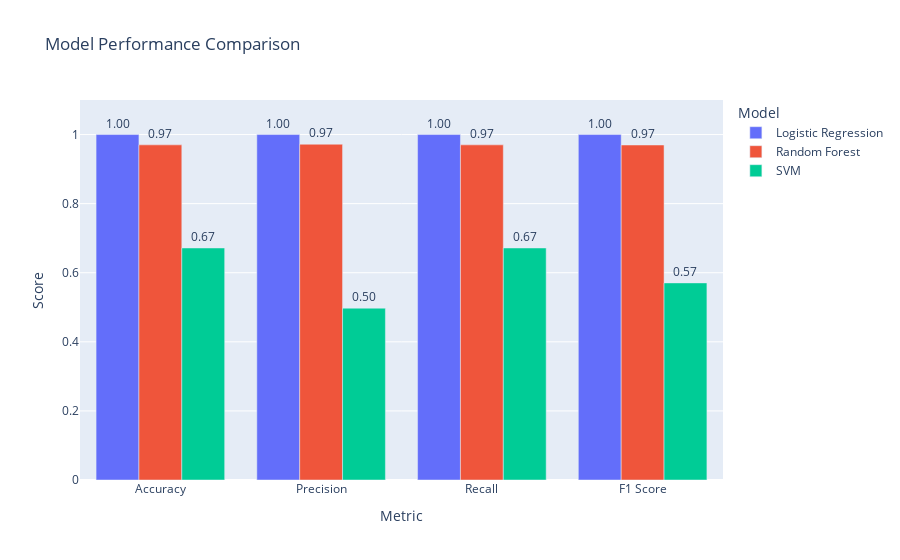

The notebook cell saved with this chart:
### Code cell
# Visualize model comparison with an interactive bar chart
# This makes it easy to compare how each model performs across all metrics
import plotly.express as px

# Reset index to use Model as a column for plotting
df_plot = df_metrics.reset_index().melt(id_vars='Model', var_name='Metric', value_name='Score')

fig = px.bar(
    df_plot, 
    x='Metric', 
    y='Score', 
    color='Model',
    barmode='group',
    title='Model Performance Comparison',
    text='Score'
)
fig.update_traces(texttemplate='%{text:.2f}', textposition='outside')
fig.update_layout(yaxis_range=[0, 1.1])
fig.show()

### Figure 1 — Plotly figure (JSON) as saved in the notebook; plotly's stock layout.template omitted (floating-point values rounded to 4 significant figures)
{"data": [{"alignmentgroup": "True", "hovertemplate": "Model=Logistic Regression<br>Metric=%{x}<br>Score=%{text}<extra></extra>", "legendgroup": "Logistic Regression", "marker": {"color": "#636efa", "pattern": {"shape": ""}}, "name": "Logistic Regression", "offsetgroup": "Logistic Regression", "orientation": "v", "showlegend": true, "text": [1.0, 1.0, 1.0, 1.0], "textposition": "outside", "texttemplate": "%{text:.2f}", "type": "bar", "x": ["Accuracy", "Precision", "Recall", "F1 Score"], "xaxis": "x", "y": [1.0, 1.0, 1.0, 1.0], "yaxis": "y"}, {"alignmentgroup": "True", "hovertemplate": "Model=Random Forest<br>Metric=%{x}<br>Score=%{text}<extra></extra>", "legendgroup": "Random Forest", "marker": {"color": "#EF553B", "pattern": {"shape": ""}}, "name": "Random Forest", "offsetgroup": "Random Forest", "orientation": "v", "showlegend": true, "text": [0.9701, 0.972, 0.9701, 0.9697], "textposition": "outside", "texttemplate": "%{text:.2f}", "type": "bar", "x": ["Accuracy", "Precision", "Recall", "F1 Score"], "xaxis": "x", "y": [0.9701, 0.972, 0.9701, 0.9697], "yaxis": "y"}, {"alignmentgroup": "True", "hovertemplate": "Model=SVM<br>Metric=%{x}<br>Score=%{text}<extra></extra>", "legendgroup": "SVM", "marker": {"color": "#00cc96", "pattern": {"shape": ""}}, "name": "SVM", "offsetgroup": "SVM", "orientation": "v", "showlegend": true, "text": [0.6716, 0.4974, 0.6716, 0.5705], "textposition": "outside", "texttemplate": "%{text:.2f}", "type": "bar", "x": ["Accuracy", "Precision", "Recall", "F1 Score"], "xaxis": "x", "y": [0.6716, 0.4974, 0.6716, 0.5705], "yaxis": "y"}], "layout": {"barmode": "group", "legend": {"title": {"text": "Model"}, "tracegroupgap": 0}, "title": {"text": "Model Performance Comparison"}, "xaxis": {"anchor": "y", "domain": [0, 1], "title": {"text": "Metric"}}, "yaxis": {"anchor": "x", "domain": [0, 1], "range": [0, 1.1], "title": {"text": "Score"}}}}
